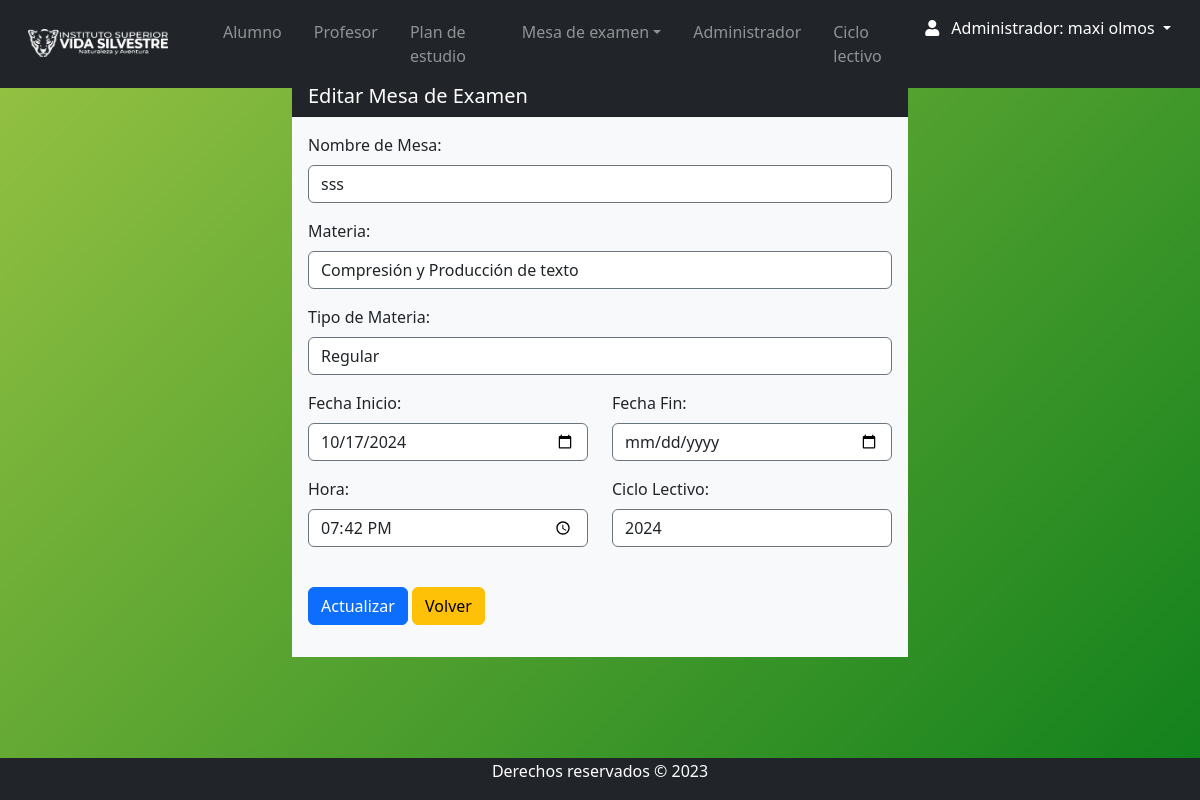
The app's page /Views/admin/mesa_edit.php?id=1 (signed in) with its own data.
### tables this page shows
CREATE TABLE `mesa_examen` (
  `id_mesa` int(11) NOT NULL,
  `id_materia` int(11) DEFAULT NULL,
  `fecha` date DEFAULT NULL,
  `nombre_mesa` varchar(30) DEFAULT NULL,
  `hora` time DEFAULT NULL,
  `id_ciclo` int(11) DEFAULT NULL,
  `id_tipo` int(11) DEFAULT NULL,
  `estado` varchar(11) DEFAULT NULL,
  `libro` varchar(20) NOT NULL,
  `folio` int(11) DEFAULT NULL,
  `id_t` int(11) NOT NULL
);

CREATE TABLE `materia` (
  `id_materia` int(11) NOT NULL,
  `Nombre` varchar(255) DEFAULT NULL,
  `descripcion` varchar(50) DEFAULT NULL,
  `horas` varchar(5) DEFAULT NULL,
  `num_resolucion` varchar(15) DEFAULT NULL,
  `año_cursado` varchar(5) NOT NULL,
  `id_tipo` int(11) DEFAULT NULL,
  `estado` varchar(11) DEFAULT NULL,
  `plan_estudio` varchar(50) DEFAULT NULL
);

CREATE TABLE `tipo` (
  `id_tipo` int(11) NOT NULL,
  `nombre_tipo` varchar(50) NOT NULL
);

### Views/admin/mesa_edit.php (the view, shortened to what this page needs)
<?php
require_once('../../conn/connection.php');
$id = $_GET['id'];
$sqli = "SELECT * FROM mesa_examen WHERE id_mesa=?";
$stmt = $conexion->prepare($sqli);
$stmt->bind_param("i", $id);
$stmt->execute();
$resultado = $stmt->get_result();
$row = $resultado->fetch_assoc();
?>
<?php require 'navbar.php'; ?>
    <div class="container mt-3 " style="width: 40rem">
        <div class="row d-flex justify-content-center ">
            <div class="col ">
                <div class="card rounded-2 border-0">
                    <h5 class="card-header bg-dark text-white">Editar Mesa de Examen</h5>
                    <div class="card-body bg-light">
                        <form action="" method="post">
                            <div class="form-group">
                                <label for="nombre_mesa">Nombre de Mesa:</label>
                                <input type="text" name="nombre_mesa" autocomplete="off" class="form-control" value="<?php echo $row['nombre_mesa']?>">
                            </div>
                            <div class="form-group">
                                <label for="materia">Materia:</label>
                                <select name="materia" id="materia" class="form-control" autocomplete="off" required>
                                    <?php
                                    $sqlM = "SELECT * FROM materia WHERE  estado = 'Activo' AND id_materia=" . $row['id_materia'];
                                    $resultadoM = $conexion->query($sqlM);
                                    $rowM = $resultadoM->fetch_assoc();
                                    echo "<option hidden value=" . $rowM["id_materia"] . ">" . $rowM["Nombre"] . " </option>";
                                    ?>
                                </select>
                            </div>
                            <div class="form-group">
                                <label for="id_tipo">Tipo de Materia:</label>
                                <select name="id_tipo" class="form-control" autocomplete="off" required>
                                    <?php
                                $sqlt = "SELECT * FROM tipo WHERE id_tipo= " . $row['id_tipo'];
                                    $resultadoM = $conexion->query($sqlt);
                                    $rowt = $resultadoM->fetch_assoc();
                                    echo "<option hidden value=" . $rowt["id_tipo"] . ">" . $rowt["nombre_tipo"] . " </option>";
                                    ?>
                                </select>
                            </div>
                            <div class="row">
                            <div class="form-group col-sm-12 col-md-6 mb-3">
                                <label for="fecha">Fecha Inicio:</label>
                                <input type="date" name="fecha" autocomplete="off" class="form-control" value="<?php echo $row['fecha']?>">
                            </div>
                            <div class="form-group col-sm-12 col-md-6 mb-3">
                                <label for="fecha_fin">Fecha Fin:</label>
                                <input type="date" name="fecha_fin" autocomplete="off" class="form-control" value="<?php echo $row['fecha_fin']?>">
                            </div>
                            </div>
                            <div class="row">
                            <div class="form-group col-sm-12 col-md-6 mb-3">
                                <label for="hora">Hora:</label>
                                <input type="time" name="hora" autocomplete="off" class="form-control" value="<?php echo $row['hora']?>">
                            </div>
                            <div class="form-group col-sm-12 col-md-6 mb-3">
                                <label for="ciclo_lectivo">Ciclo Lectivo:</label>
                                <select name="ciclo_lectivo" id="ciclo_lectivo" class="form-control" autocomplete="off" required>
                                    <?php
                                    $query_ciclos = "SELECT id_ciclo, nombre_ciclo FROM ciclo_lectivo";
                                    $result_ciclos = $db->query($query_ciclos);
                                    while ($row_ciclo = $result_ciclos->fetch(PDO::FETCH_ASSOC)) {
                                        echo "<option value='" . $row_ciclo['id_ciclo'] . "'>" . $row_ciclo['nombre_ciclo'] . "</option>";
                                    }
                                    ?>
                                </select>
                            </div>
                            </div>
                            <br>
                            <div class="form-group">
                            <button type="submit" class="btn btn-primary">Actualizar</button>
                            <a class="btn btn-warning" href="listadomesa.php">Volver</a>
                        </div>
                        </form>
                    </div>
                </div>
            </div>
        </div>
    </div>
<?php require 'footer.php'; ?>

### css/style.css (style rules this page uses)
body { background: linear-gradient(135deg, #98c343, #10801c); position: relative; padding-bottom: 10px; min-height: 100vh; }
input { border-style: solid !important; border-color: #6c757d !important; border-width: 1.5px !important; }
select { border-style: solid !important; border-color: #6c757d !important; border-width: 1px !important; }

### records on screen
mesa_examen: nombre_mesa "sss", fecha "10/17/2024", hora "19:42:00"
materia: materia "Compresión y Producción de texto"
tipo: id_tipo "Regular"

### other values on screen
$_SESSION['nombre'] "maxi"
$_SESSION['apellido'] "olmos"
form field ciclo_lectivo "2024"
